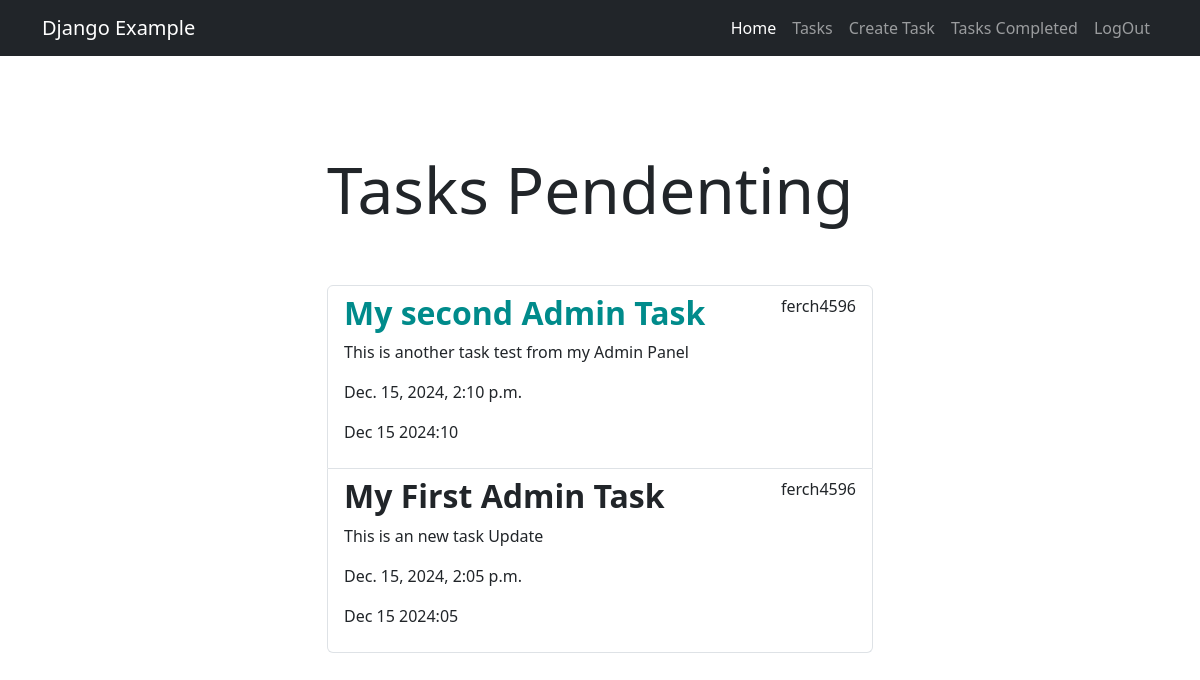
Before: /tasks_completed/ (signed in) with the older database file.
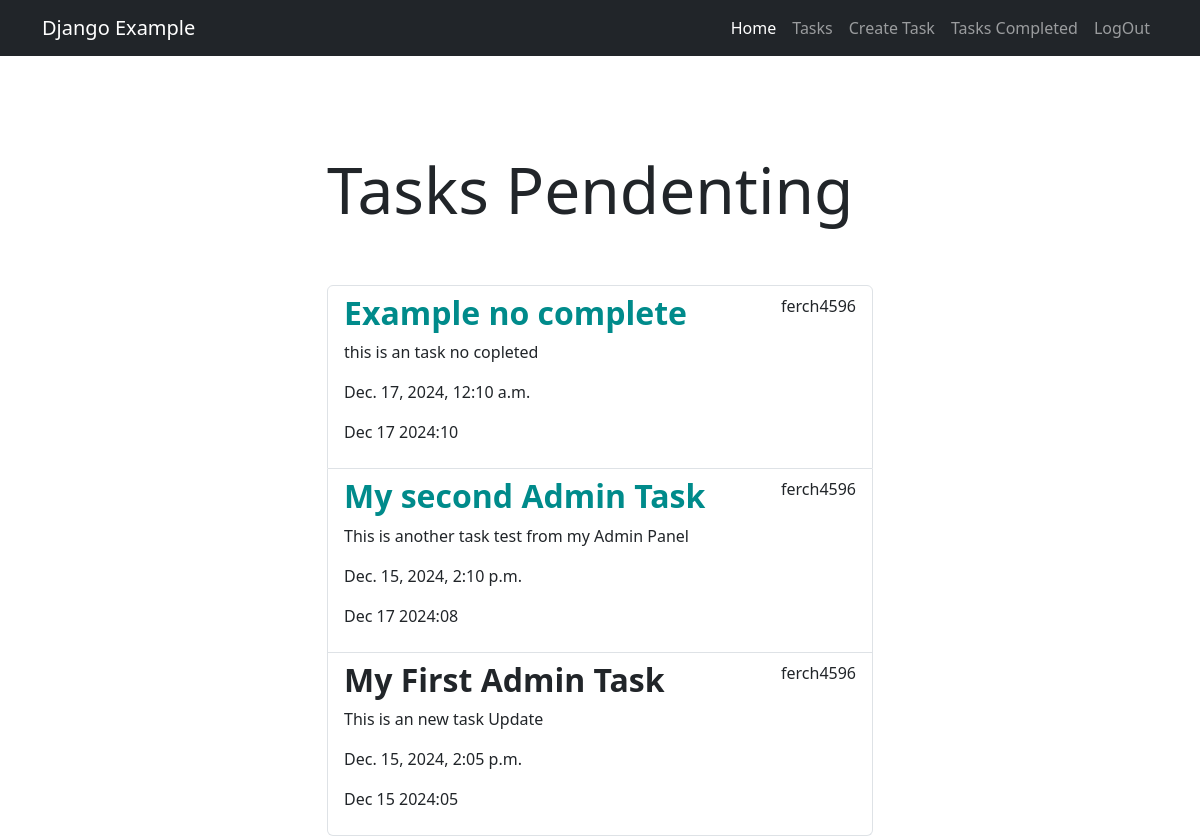
After: the same page with the newer database file.
### tasks/models.py (models this page shows, shortened)
class Task(models.Model):
    title = models.CharField(max_length=200)
    description = models.TextField(blank=True)
    created = models.DateTimeField(auto_now_add=True)
    datecompleted = models.DateTimeField(null=True, blank=True)
    important = models.BooleanField(default=False)
    user = models.ForeignKey(User, on_delete=models.CASCADE)

### tasks/views.py (the view)
# urls.py: path('tasks_completed/', views.tasks_completed, name='tasks_completed'),
@login_required
def tasks_completed(request):
    tasks = Task.objects.filter(user=request.user, datecompleted__isnull=False).order_by('-datecompleted')
    return render(request, 'tasks.html', {'tasks': tasks})

### tasks/templates/tasks.html
{% extends 'base.html' %}
{% block content %}
<main class="container">
    <div class="row">
        <div class="col-md-6 offset-md-3 mt-5">
            <h1 class="display-3 py-5">Tasks Pendenting</h1>
            <ul class="list-group">
                {% for task in tasks %}
                <a class="list-group-item" href="{% url 'task_detail' task.id %}">
                    <header class="d-flex justify-content-between">
                        {% if task.important %}
                        <h2 style="color: darkcyan;" class="fw-bold">{{task.title}}</h2>
                        {% else %}
                        <h2 class="fw-bold">{{task.title}}</h2>
                        {% endif %}
                        <p>{{task.user.username}}</p>
                    </header>
                    <p>{{task.description}}</p>
                    <p>{{task.created}}</p>
                    <p>{{task.datecompleted|date:'M j Y:i'}}</p>
                </a>
                {% endfor %}
            </ul>
        </div>
    </div>
</main>
{% endblock %}

### tasks/templates/base.html (shortened to what this page needs)
<!DOCTYPE html>
<html lang="en">
<head>
    <link rel="stylesheet" href="https://cdn.jsdelivr.net/npm/bootstrap@5.3.3/dist/css/bootstrap.min.css">
    <link href="https://cdnjs.cloudflare.com/ajax/libs/font-awesome/6.0.0-beta3/css/all.min.css" rel="stylesheet">
</head>
<body>
    <nav class="navbar navbar-expand-lg bg-dark navbar-dark">
        <div class="container">
          <a class="navbar-brand" href="/">Django Example</a>
          <div class="collapse navbar-collapse" id="navbarNav">
            <ul class="navbar-nav ms-auto">
                <li class="nav-item"> <a class="nav-link active" href="/">Home</a></li>
                {% if user.is_authenticated %}
                <li class="nav-item"><a class="nav-link" href="/tasks">Tasks</a></li>
                <li class="nav-item"><a class="nav-link" href="/tasks/create">Create Task</a></li>
                <li class="nav-item"><a class="nav-link" href="/tasks_completed">Tasks Completed</a></li>
                <li class="nav-item"><a class="nav-link" href="/logout">LogOut</a></li>
                {% else %}
                <li class="nav-item"><a class="nav-link" href="/signup">SignUp</a></li>
                <li class="nav-item"><a class="nav-link" href="/signin">SignIn</a></li>
                {% endif %}
            </ul>
          </div>
        </div>
      </nav>
    {% block content %}
    {% endblock %}
</body>
</html>

Changed rows visible on the page:
added Task: title "Example no complete", user.username "ferch4596", description "this is an task no copleted", created "Dec. 17, 2024, 12:10 a.m.", datecompleted "Dec 17 2024:10"
changed Task "My second Admin Task": datecompleted "Dec 15 2024:10" → "Dec 17 2024:08"
